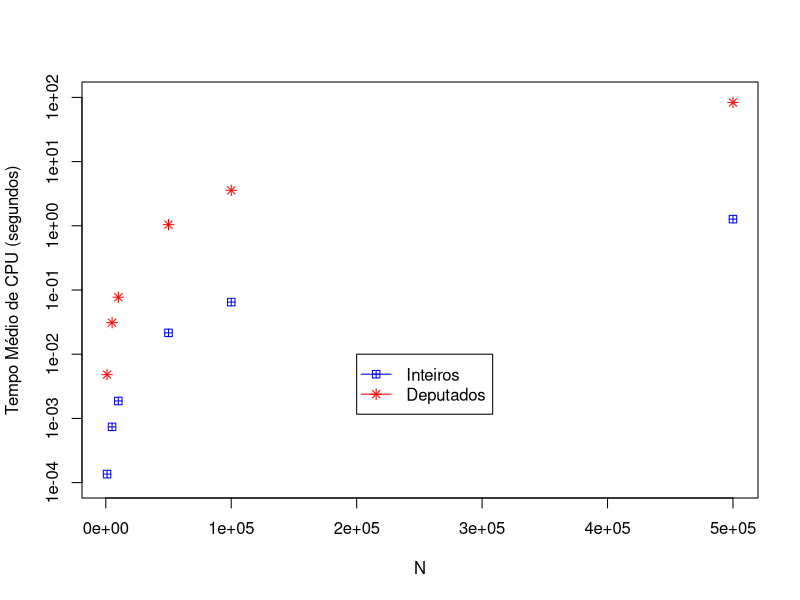
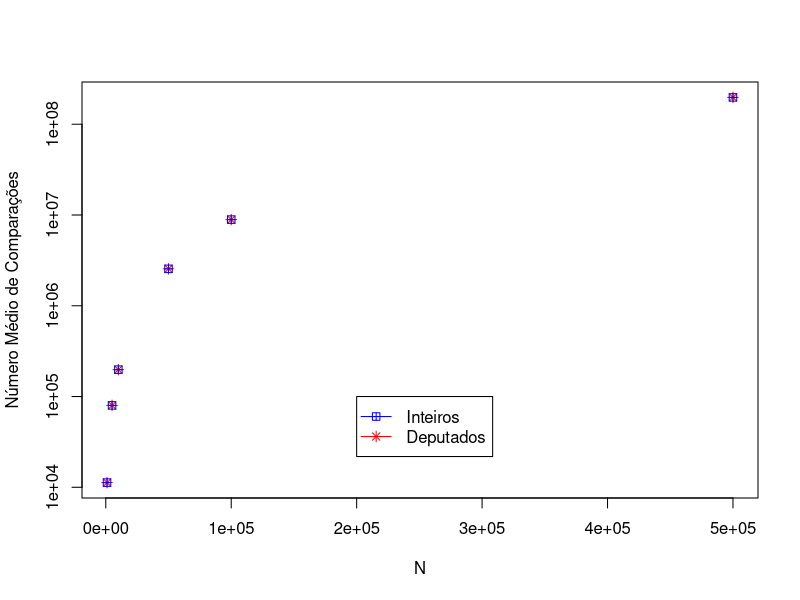
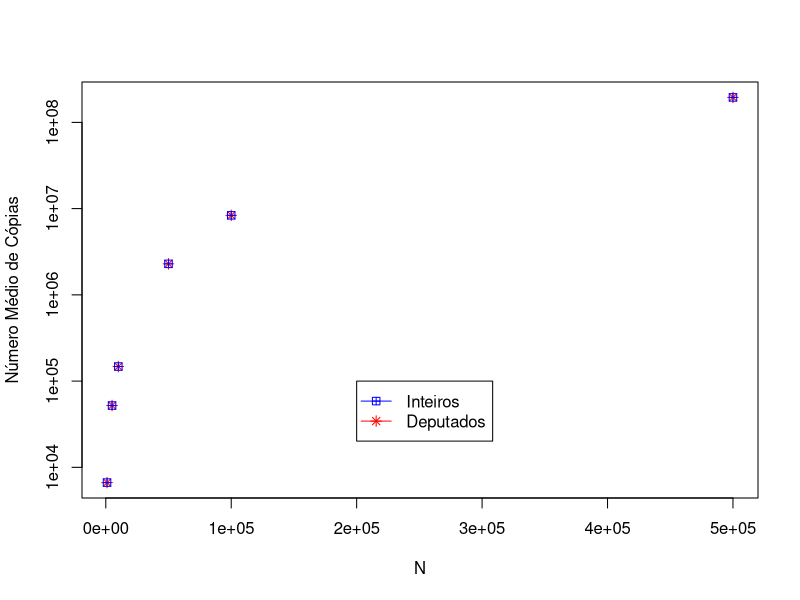
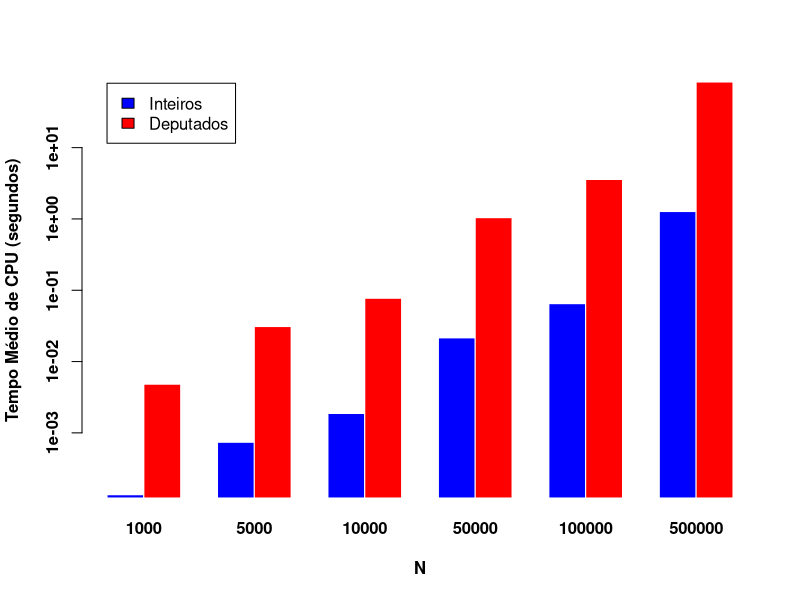
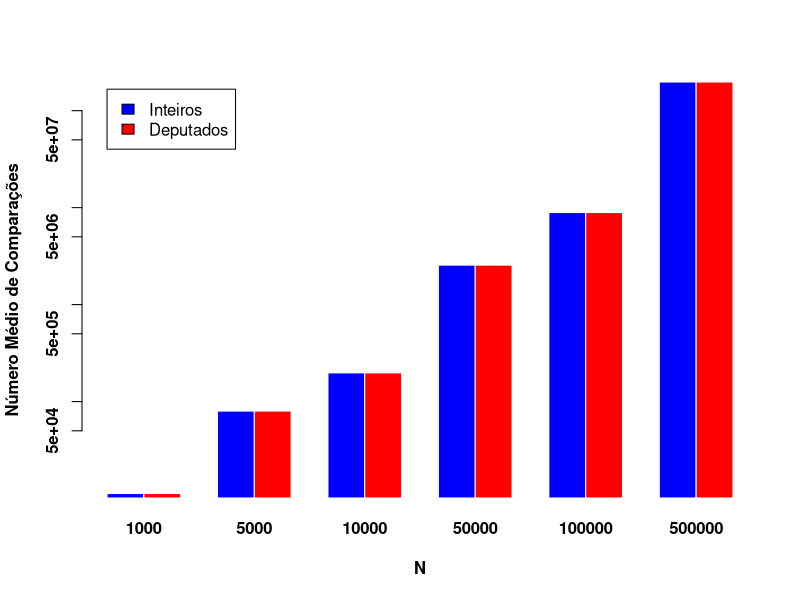
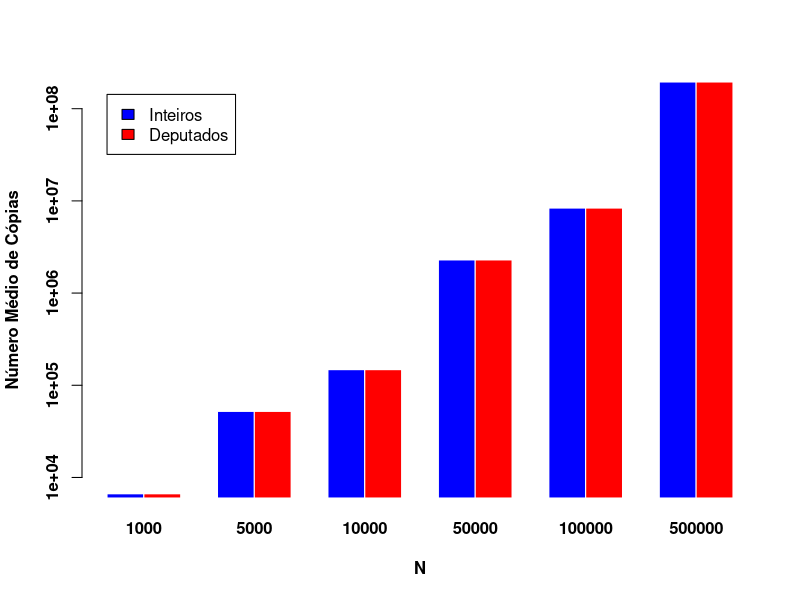
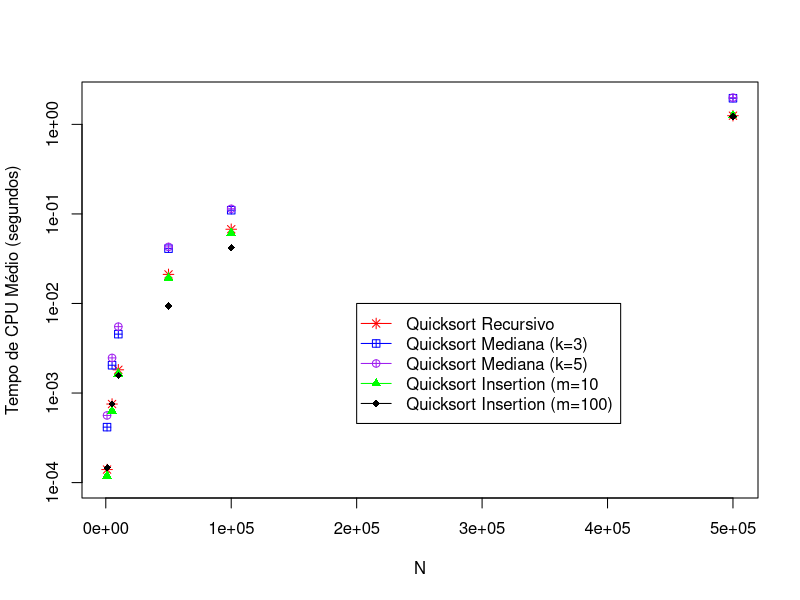
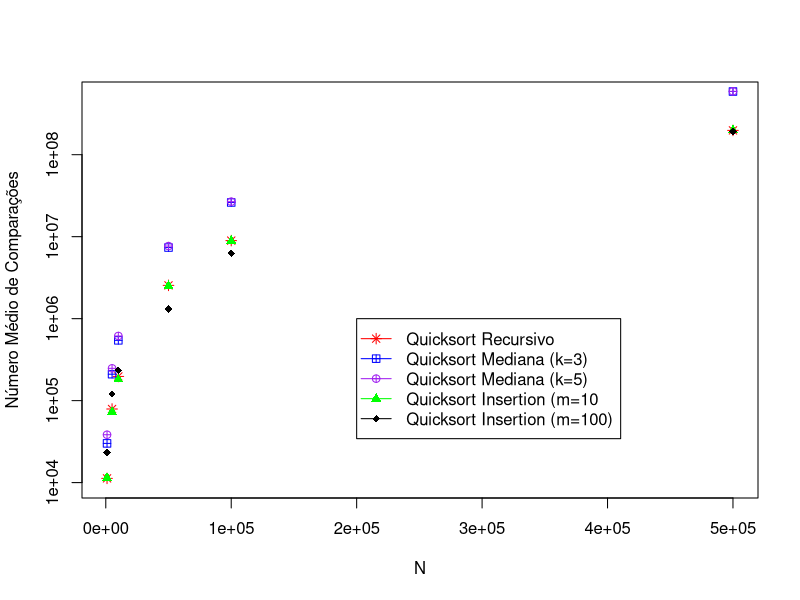

Generate these figures, in order, with R:


N <- c(1000, 5000, 10000, 50000, 100000, 500000)

#***********************************************************************************
#************CENARIO 1*************
timeQuickDeputados <- c(0.0048062, 0.030969, 0.07712, 1.04248, 3.57413, 83.2762)
timeQuickInteiros <- c(0.0001356, 0.0007382, 0.0018682, 0.0214904, 0.064765, 1.26934)

compQuickDeputados <- c(11261, 79790, 197640, 2551915, 8899232, 197527310)
compQuickInteiros <- c(11261, 79790, 197640, 2551915, 8899232, 197527310)

copiasQuickDeputados <- c(6652, 52054, 147580, 2289060, 8360755, 194814933)
copiasQuickInteiros <- c(6652, 52054, 147580, 2289060, 8360755, 194814933)


pdf("/home/josecarvalho/Documents/Atividades/Atividades/timeCenario1.pdf")
plot(x = N, y = timeQuickDeputados, pch = 8, col = "red", ylab = "Tempo Médio de CPU (segundos)", log = "y", ylim = c(0.0001, 100))
points(x= N, y = timeQuickInteiros, pch = 12, col = "blue")
legend(x = 200000, y = 1e-2,
       legend = c("Inteiros", "Deputados"),
       col = c("blue", "red"), pch = c(12, 8), lwd = 1)
dev.off()


pdf("/home/josecarvalho/Documents/Atividades/Atividades/compCenario1.pdf")
plot(x = N, y = compQuickDeputados, pch = 8, col = "red", ylab = "Número Médio de Comparações", log = "y")
points(x= N, y = compQuickInteiros, pch = 12, col = "blue")
legend(x = 200000, y = 1e+05,
       legend = c("Inteiros", "Deputados"),
       col = c("blue", "red"), pch = c(12, 8), lwd = 1)
dev.off()


pdf("/home/josecarvalho/Documents/Atividades/Atividades/copiasCenario1.pdf")
plot(x = N, y = copiasQuickDeputados, pch = 8, col = "red", ylab = "Número Médio de Cópias", log = "y")
points(x= N, y = copiasQuickInteiros, pch = 12, col = "blue")
legend(x = 200000, y = 1e+05,
       legend = c("Inteiros", "Deputados"),
       col = c("blue", "red"), pch = c(12, 8), lwd = 1)
dev.off()


TIME1 <- as.matrix(data.frame(rbind(timeQuickInteiros, timeQuickDeputados)))
colnames(TIME1) <- c("1000", "5000", "10000", "50000", "100000", "500000")

pdf("/home/josecarvalho/Documents/Atividades/Atividades/timeBarplotCenario1.pdf")
barplot(TIME1, col=c("blue", "red") , border="white", font.axis=2, beside=T,
        xlab="N", font.lab=2, ylab = "Tempo Médio de CPU (segundos)", log = "y")
legend(x = 1, y = 80, legend=c("Inteiros", "Deputados"), fill = c("blue", "red"))
dev.off()


COMP1 <- as.matrix(data.frame(rbind(compQuickInteiros, compQuickDeputados)))
colnames(COMP1) <- c("1000", "5000", "10000", "50000", "100000", "500000")

pdf("/home/josecarvalho/Documents/Atividades/Atividades/compBarplotCenario1.pdf")
barplot(COMP1, col=c("blue", "red") , border="white", font.axis=2, beside=T,
        xlab="N", font.lab=2, ylab = "Número Médio de Comparações", log = "y")
legend(x = 1, y = 5e08/3, legend=c("Inteiros", "Deputados"), fill = c("blue", "red"))
dev.off()


COPIAS1 <- as.matrix(data.frame(rbind(copiasQuickInteiros, copiasQuickDeputados)))
colnames(COPIAS1) <- c("1000", "5000", "10000", "50000", "100000", "500000")

pdf("/home/josecarvalho/Documents/Atividades/Atividades/copiasBarplotCenario1.pdf")
barplot(COPIAS1, col=c("blue", "red") , border="white", font.axis=2, beside=T,
        xlab="N", font.lab=2, ylab = "Número Médio de Cópias", log = "y")
legend(x = 1, y = 1e09/7, legend=c("Inteiros", "Deputados"), fill = c("blue", "red"))
dev.off()



#***********************************************************************************
#************CENARIO 2*************

timeQuickRecursivo <- c(0.0001398, 0.0007538, 0.0018178, 0.0211194, 0.0674578, 1.24946)
timeQuickMediana3 <- c(0.000416, 0.0020432, 0.004545, 0.040929, 0.110016, 1.95785)
timeQuickMediana5 <- c(0.0005624, 0.0024672, 0.0055122, 0.0428264, 0.114062, 1.98743)
timeQuickInsertion10 <- c(0.0001194, 0.0006316, 0.0016488, 0.0192932, 0.0613296, 1.25393)
timeQuickInsertion100 <- c(0.0001464, 0.0007524, 0.001569, 0.0093214, 0.0418638, 1.22184)

compQuickRecursivo <- c(11261, 78997, 197264, 2547158, 8954647, 198011055)
compQuickMediana3 <- c(30076, 210147, 543410, 7365744, 26121186, 590163260)
compQuickMediana5 <- c(38350, 247611, 614627, 7682177, 26747832, 593044311)
compQuickInsertion10 <- c(11498, 73087, 181764, 2512564, 8917656, 197971795)
compQuickInsertion100 <- c(23405, 120946, 234127, 1306843, 6241590, 193055236)

copiasQuickRecursivo <- c(6652, 53711, 144707, 2264008, 8352839, 195086102)
copiasQuickMediana3 <- c(11402, 74646, 188215, 2493398, 8771844, 196982739)
copiasQuickMediana5 <- c(15689, 94179, 226745, 2669300, 9131119, 198872145)
copiasQuickInsertion10 <- c(6952, 45624, 124460, 2220314, 8306217, 195036682)
copiasQuickInsertion100 <- c(20691, 100355, 185925, 992989, 5576320, 190027220)


pdf("/home/josecarvalho/Documents/Atividades/Atividades/timeCenario2.pdf")
plot(x = N, timeQuickRecursivo, pch = 8, col = "red", ylab = "Tempo de CPU Médio (segundos)", log = "y", ylim = c(0.0001, 2))
points(x = N, y = timeQuickMediana3, pch = 12, col = "blue")
points(x = N, y = timeQuickMediana5, pch = 10, col = "purple")
points(x = N, y = timeQuickInsertion10, pch = 17, col = "green")
points(x = N, y = timeQuickInsertion100, pch = 18, col = "black")
legend(x = 200000, y = 0.01,
       legend = c("Quicksort Recursivo", "Quicksort Mediana (k=3)", "Quicksort Mediana (k=5)", "Quicksort Insertion (m=10",
                  "Quicksort Insertion (m=100)"),
       col = c("red", "blue", "purple", "green", "black"), pch = c(8, 12, 10, 17, 18), lwd = 1)
dev.off()


pdf("/home/josecarvalho/Documents/Atividades/Atividades/compCenario2.pdf")
plot(x = N, compQuickRecursivo, pch = 8, col = "red", ylab = "Número Médio de Comparações", log = "y", ylim = c(1e04, 1e09/2))
points(x = N, y = compQuickMediana3, pch = 12, col = "blue")
points(x = N, y = compQuickMediana5, pch = 10, col = "purple")
points(x = N, y = compQuickInsertion10, pch = 17, col = "green")
points(x = N, y = compQuickInsertion100, pch = 18, col = "black")
legend(x = 200000, y = 1e06,
       legend = c("Quicksort Recursivo", "Quicksort Mediana (k=3)", "Quicksort Mediana (k=5)", "Quicksort Insertion (m=10",
                  "Quicksort Insertion (m=100)"),
       col = c("red", "blue", "purple", "green", "black"), pch = c(8, 12, 10, 17, 18), lwd = 1)
dev.off()


pdf("/home/josecarvalho/Documents/Atividades/Atividades/copiasCenario2.pdf")
plot(x = N, copiasQuickRecursivo, pch = 8, col = "red", ylab = "Número Médio de Cópias", log = "y", ylim = c(1e04/2, 1e09/4))
points(x = N, y = copiasQuickMediana3, pch = 12, col = "blue")
points(x = N, y = copiasQuickMediana5, pch = 10, col = "purple")
points(x = N, y = copiasQuickInsertion10, pch = 17, col = "green")
points(x = N, y = copiasQuickInsertion100, pch = 18, col = "black")
legend(x = 200000, y = 1e06,
       legend = c("Quicksort Recursivo", "Quicksort Mediana (k=3)", "Quicksort Mediana (k=5)", "Quicksort Insertion (m=10)",
                  "Quicksort Insertion (m=100)"),
       col = c("red", "blue", "purple", "green", "black"), pch = c(8, 12, 10, 17, 18), lwd = 1)
dev.off()


TIME2 <- as.matrix(data.frame(rbind(timeQuickRecursivo, timeQuickMediana3,
                                    timeQuickMediana5, timeQuickInsertion10, timeQuickInsertion100)))
colnames(TIME2) <- c("1000", "5000", "10000", "50000", "100000", "500000")

pdf("/home/josecarvalho/Documents/Atividades/Atividades/timeBarplotCenario2.pdf")
barplot(TIME2, col=c("red", "blue", "purple", "green", "black") , border="white", font.axis=2, beside=T,
        xlab="N", font.lab=2, ylab = "Tempo Médio de CPU (segundos)", log = "y")
legend(x = 1, y = 5/3, legend=c("Quicksort Recursivo", "Quicksort Mediana (k=3)", "Quicksort Mediana (k=5)",
                               "Quicksort Insertion (m=10)", "Quicksort Insertion (m=100)"),
       fill = c("red", "blue", "purple", "green", "black"))
dev.off()


COMP2 <- as.matrix(data.frame(rbind(compQuickRecursivo, compQuickMediana3,
                                    compQuickMediana5, compQuickInsertion10, compQuickInsertion100)))
colnames(COMP2) <- c("1000", "5000", "10000", "50000", "100000", "500000")

pdf("/home/josecarvalho/Documents/Atividades/Atividades/compBarplotCenario2.pdf")
barplot(COMP2, col=c("red", "blue", "purple", "green", "black") , border="white", font.axis=2, beside=T,
        xlab="N", font.lab=2, ylab = "Número Médio de Comparações", log = "y")
legend(x = 1, y = 5e8, legend=c("Quicksort Recursivo", "Quicksort Mediana (k=3)", "Quicksort Mediana (k=5)",
                                "Quicksort Insertion (m=10)", "Quicksort Insertion (m=100)"),
       fill = c("red", "blue", "purple", "green", "black"))
dev.off()


COPIAS2 <- as.matrix(data.frame(rbind(copiasQuickRecursivo, copiasQuickMediana3,
                                      copiasQuickMediana5, copiasQuickInsertion10, copiasQuickInsertion100)))
colnames(COPIAS2) <- c("1000", "5000", "10000", "50000", "100000", "500000")

pdf("/home/josecarvalho/Documents/Atividades/Atividades/copiasBarplotCenario2.pdf")
barplot(COPIAS2, col=c("red", "blue", "purple", "green", "black") , border="white", font.axis=2, beside=T,
        xlab="N", font.lab=2, ylab = "Número Médio de Cópias", log = "y")
legend(x = 1, y = 1e9/7, legend=c("Quicksort Recursivo", "Quicksort Mediana (k=3)", "Quicksort Mediana (k=5)",
                                "Quicksort Insertion (m=10)", "Quicksort Insertion (m=100)"),
       fill = c("red", "blue", "purple", "green", "black"))
dev.off()


#***********************************************************************************
#************CENARIO 3*************

timeQuickInsertion100 <- c(0.0002782, 0.0009128, 0.0019464, 0.010515, 0.0503384, 1.53142)
timeInsertionSort <- c(0.001759, 0.0328126, 0.114847, 2.7394, 10.8174, 282.069)
timeMergeSort <- c(0.000397, 0.0016342, 0.0040398, 0.016448, 0.0327732, 0.175349)
timeHeapSort <- c(0.0064756, 0.143827, 0.484715, 9.60385, 37.3693, 805.575)
timeCountingSort <- c(5.18e-05, 0.000144, 0.000227, 0.001512, 0.0032012, 0.0106524)

compQuickInsertion100 <- c(23405, 121446, 232145, 1305734, 6195081, 192565549)
compInsertionSort <- c(249573, 6260792, 24969571, 623790327, 776874100, 561752736)
compMergeSort <- c(8707, 55224, 120445, 718213, 1536325, 8837163)
compHeapSort <- c(499500, 12497500, 49995000, 390981540, 704982704, 445698416)
compCountingSort <- c(0, 0, 0, 0, 0, 0)

copiasQuickInsertion100 <- c(20691, 98277, 186304, 1011819, 5593326, 189750004)
copiasInsertionSort <- c(249573, 6260792, 24969571, 623790327, 776874100, 561752736)
copiasMergeSort <- c(9976, 61808, 133616, 784464, 1668928, 9475712)
copiasHeapSort <- c(160175, 2636603, 7591515, 70050742, 171034064, 325645141)
copiasCountingSort <- c(2000, 10000, 20000, 100000, 200000, 1000000)


pdf("/home/josecarvalho/Documents/Atividades/Atividades/timeCenario3.pdf")
plot(x = N, timeQuickInsertion100, pch = 8, col = "red", ylab = "Tempo de CPU Médio (segundos)", log = "y", ylim = c(1e-5, 600))
points(x = N, y = timeInsertionSort, pch = 12, col = "blue")
points(x = N, y = timeMergeSort, pch = 10, col = "purple")
points(x = N, y = timeHeapSort, pch = 17, col = "green")
points(x = N, y = timeCountingSort, pch = 18, col = "black")
legend(x = 180000, y = 0.01,
       legend = c("Quicksort Insertion (m=100)", "Insertion Sort", "Mergesort", "Heapsort",
                  "Counting Sort"),
       col = c("red", "blue", "purple", "green", "black"), pch = c(8, 12, 10, 17, 18), lwd = 1)
dev.off()


pdf("/home/josecarvalho/Documents/Atividades/Atividades/compCenario3.pdf")
plot(x = N, compQuickInsertion100, pch = 8, col = "red", ylab = "Número Médio de Comparações", log = "y", ylim = c(5e3, 5e9/2))
points(x = N, y = compInsertionSort, pch = 12, col = "blue")
points(x = N, y = compMergeSort, pch = 10, col = "purple")
points(x = N, y = compHeapSort, pch = 17, col = "green")
points(x = N, y = compCountingSort, pch = 18, col = "black")
legend(x = 200000, y = 1e06,
       legend = c("Quicksort Insertion (m=100)", "Insertion Sort", "Mergesort", "Heapsort"),
       col = c("red", "blue", "purple", "green"), pch = c(8, 12, 10, 17), lwd = 1)
dev.off()


pdf("/home/josecarvalho/Documents/Atividades/Atividades/copiasCenario3.pdf")
plot(x = N, copiasQuickInsertion100, pch = 8, col = "red", ylab = "Número Médio de Cópias", log = "y", ylim = c(5e3/3, 5e9/2))
points(x = N, y = copiasInsertionSort, pch = 12, col = "blue")
points(x = N, y = copiasMergeSort, pch = 10, col = "purple")
points(x = N, y = copiasHeapSort, pch = 17, col = "green")
points(x = N, y = copiasCountingSort, pch = 18, col = "black")
legend(x = 180000, y = 1e6/2,
       legend = c("Quicksort Insertion (m=100)", "Insertion Sort", "Mergesort", "Heapsort",
                  "Counting Sort"),
       col = c("red", "blue", "purple", "green", "black"), pch = c(8, 12, 10, 17, 18), lwd = 1)
dev.off()


TIME3 <- as.matrix(data.frame(rbind(timeQuickInsertion100, timeInsertionSort,
                                    timeMergeSort, timeHeapSort, timeCountingSort)))
colnames(TIME3) <- c("1000", "5000", "10000", "50000", "100000", "500000")

pdf("/home/josecarvalho/Documents/Atividades/Atividades/timeBarplotCenario3.pdf")
barplot(TIME3, col=c("red", "blue", "purple", "green", "black") , border="white", font.axis=2, beside=T,
        xlab="N", font.lab=2, ylab = "Tempo Médio de CPU (segundos)", log = "y")
legend(x = 1, y = 800, legend=c("Quicksort Insertion (m=100)", "Insertion Sort", "Mergesort",
                                "Heapsort", "Counting Sort"),
       fill = c("red", "blue", "purple", "green", "black"), bty = "n")
dev.off()


COMP3 <- as.matrix(data.frame(rbind(compQuickInsertion100, compInsertionSort,
                                    compMergeSort, compHeapSort)))
colnames(COMP3) <- c("1000", "5000", "10000", "50000", "100000", "500000")

pdf("/home/josecarvalho/Documents/Atividades/Atividades/compBarplotCenario3.pdf")
barplot(COMP3, col=c("red", "blue", "purple", "green") , border="white", font.axis=2, beside=T,
        xlab="N", font.lab=2, ylab = "Número Médio de Comparações", log = "y")
legend(x = 0, y = 1e9, legend=c("Quicksort Insertion (m=100)", "Insertion Sort", "Mergesort",
                                "Heapsort"),
       fill = c("red", "blue", "purple", "green"), bty = "n")
dev.off()


COPIAS3 <- as.matrix(data.frame(rbind(copiasQuickInsertion100, copiasInsertionSort,
                                    copiasMergeSort, copiasHeapSort, copiasCountingSort)))
colnames(COPIAS3) <- c("1000", "5000", "10000", "50000", "100000", "500000")

pdf("/home/josecarvalho/Documents/Atividades/Atividades/copiasBarplotCenario3.pdf")
barplot(COPIAS3, col=c("red", "blue", "purple", "green", "black") , border="white", font.axis=2, beside=T,
        xlab="N", font.lab=2, ylab = "Número Médio de Cópias", log = "y")
legend(x = 0, y = 1e9, legend=c("Quicksort Insertion (m=100)", "Insertion Sort", "Mergesort",
                                "Heapsort", "Counting Sort"),
       fill = c("red", "blue", "purple", "green", "black"), bty = "n")
dev.off()


#***********************************************************************************
#************CENARIO 4*************

compSondLinear <- c(688844656, 692701056, 791901056, 331951596, 19070086, 492850963)
compEncadCoalescido <- c(692691056, 791881056, 331851596, 18870086, 491850963, 273176166)

memSondLinear <- c(37860147, 42198630, 5935923, 87696998, 35373056, 585664454)
memEncadCoalescido <- c(40173568, 416153, 22586982, 781705216, 12388761, 249933824)

pdf("/home/josecarvalho/Documents/Atividades/Atividades/memCenario4.pdf")
plot(x = N, y = memEncadCoalescido, pch = 8, col = "red", ylab = "Memória Usada (Média)", log = "y")#, ylim = c(0.0001, 100))
points(x= N, y = memSondLinear, pch = 12, col = "blue")
legend(x = 2e5, y = 5e6,
       legend = c("Encadeamento Coalescido", "Sondagem Linear"),
       col = c("red", "blue"), pch = c(8, 12), lwd = 1)
dev.off()

pdf("/home/josecarvalho/Documents/Atividades/Atividades/compCenario4.pdf")
plot(x = N, y = compEncadCoalescido, pch = 8, col = "red", ylab = "Número Médio de Comparações", log = "y")
points(x= N, y = compSondLinear, pch = 12, col = "blue")
legend(x = 2e5, y = 5e7,
       legend = c("Encadeamento Coalescido", "Sondagem Linear"),
       col = c("red", "blue"), pch = c(8, 12), lwd = 1)
dev.off()

MEM4 <- as.matrix(data.frame(rbind(memEncadCoalescido, memSondLinear)))
colnames(MEM4) <- c("1000", "5000", "10000", "50000", "100000", "500000")

pdf("/home/josecarvalho/Documents/Atividades/Atividades/memBarplotCenario4.pdf")
barplot(MEM4, col=c("red", "blue") , border="white", font.axis=2, beside=T,
        xlab="N", font.lab=2, ylab = "Memória Utilizada em Média (kBytes)", log = "y")
legend(x = 0, y = 6e8, legend=c("Encadeamento Coalescido", "Sondagem Linear"), fill = c("red", "blue"), bty = "n")
dev.off()


COMP4 <- as.matrix(data.frame(rbind(compEncadCoalescido, compSondLinear)))
colnames(COMP4) <- c("1000", "5000", "10000", "50000", "100000", "500000")

pdf("/home/josecarvalho/Documents/Atividades/Atividades/compBarplotCenario4.pdf")
barplot(COMP4, col=c("red", "blue") , border="white", font.axis=2, beside=T,
        xlab="N", font.lab=2, ylab = "Número Médio de Comparações", log = "y")
legend(x = 8, y = 1e09/7, legend=c("Encadeamento Coalescido", "Sondagem Linear"), fill = c("red", "blue"), bg = "white")
dev.off()
